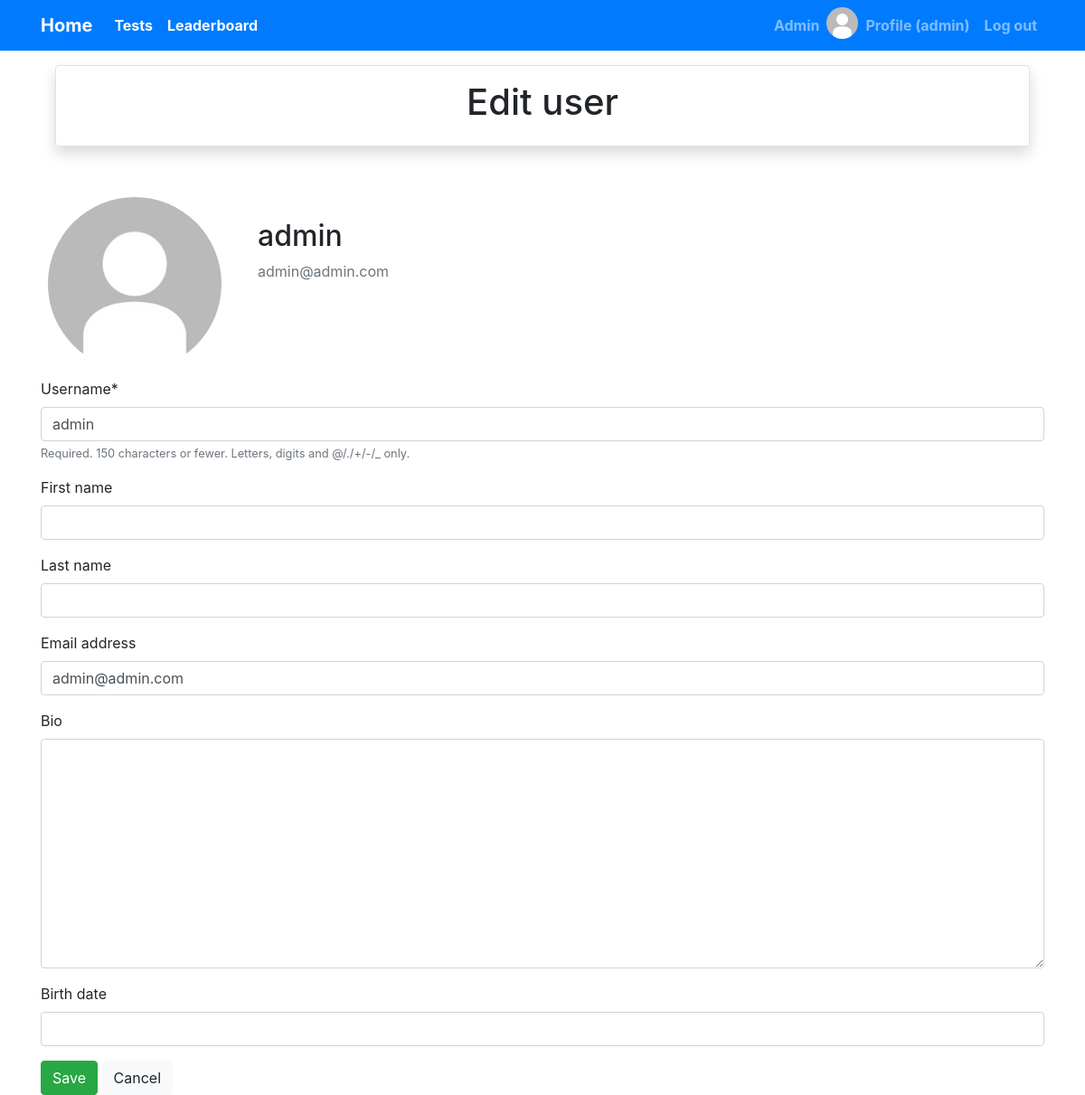
The page /accounts/profile/ (signed in) on the database its author committed.
### accounts/models.py (models this page shows)
class User(AbstractUser):
    bio = models.TextField(max_length=500, blank=True)
    location = models.CharField(max_length=30, blank=True)
    birth_date = models.DateField(null=True, blank=True)
    rating = models.PositiveSmallIntegerField(null=True, default=0)
    image = models.ImageField(null=True, default='default.jpg', upload_to='pics')

### accounts/views.py (the view)
# urls.py: path('profile/', AccountUpdateView.as_view(), name='profile'),
class AccountUpdateView(LoginRequiredMixin, UpdateView):
    model = User
    template_name = 'profile.html'
    form_class = AccountUpdateForm
    success_url = reverse_lazy('index')
    paginate_by = 5
    def get_object(self, queryset=None):
        return self.request.user

### accounts/forms.py
class AccountUpdateForm(ModelForm):
    class Meta:
        model = User
        fields = [
            'username',
            'first_name',
            'last_name',
            'email',
            'bio',
            'birth_date',
        ]

### accounts/templates/profile.html (shortened to what this page needs)
{% extends 'base.html' %}
{% load crispy_forms_tags %}
{% block header %}
        <h1>Edit user</h1>
{% endblock %}
{% block content %}
    <form method="post" enctype="multipart/form-data">
        <div class="media">
            <div class="img-circle.vert">
                <img class="rounded-circle p-1 m-1" width="200" height="200"  src="{{ user.image.url }}">
            </div>
            <div class="media-body  p-3 m-3">
                <h2 class="account-heading">{{ user.username }}</h2>
                <p class="text-secondary">{{ user.email }}</p>
            </div>
        </div>
        {{form|crispy}}
        <input class="btn btn-success" type="submit" value="Save">
        <a class="btn btn-light" href="{% url 'index' %}">Cancel</a>
    </form>
{% endblock %}

### templates/base.html (shortened to what this page needs)
{% load static %}
<!DOCTYPE html>
<html lang="en">
<head>
    <link rel="stylesheet" href="https://stackpath.bootstrapcdn.com/bootstrap/4.5.2/css/bootstrap.min.css">
</head>
<body>
<nav class="navbar navbar-default navbar-fixed-top navbar-expand-lg navbar-dark bg-primary font-weight-bold ">
  <div class="container">
  <a class="navbar-brand" href="{% url 'index' %}">Home</a>
  <div class="collapse navbar-collapse" id="navbarSupportedContent">
    <ul class="navbar-nav mr-auto">
      <li class="nav-item active">
        <a class="nav-link" href="{% url 'tests:list' %}">Tests<span class="sr-only">(current)</span></a>
      </li>
      <li class="nav-item active">
        <a class="nav-link" href="{% url 'accounts:leaderboard' %}">Leaderboard</a>
      </li>
    </ul>
    <ul class="navbar-nav ">
          <li class="nav-item">
            <a class="nav-link" href="{% url 'admin:index' %}">Admin</a>
          </li>
            {%  if user.is_authenticated %}
                <li class="nav-item">
                    <img alt="Profile pic" width="35" height="35" class="rounded-circle" src="{{ user.image.url }}">
                </li>
                  <li class="nav-item">
                    <a class="nav-link" href="{% url 'accounts:profile' %}">Profile ({{ user.username }})</a>
                  </li>
                  <li class="nav-item">
                    <a class="nav-link" href="{% url 'accounts:logout' %}">Log out</a>
                  </li>
            {% endif %}
    </ul>
  </div>
  </div>
</nav>
  <div class="container">
        <div class="border rounded text-center p-3 m-3 mb-5 shadow">
            {% block header %}{% endblock %}
        </div>
        {% block content %}
        {% endblock %}
  </div>
</body>
</html>

### rows shown on the page
User: image (placeholder picture), username "admin", email "admin@admin.com"
